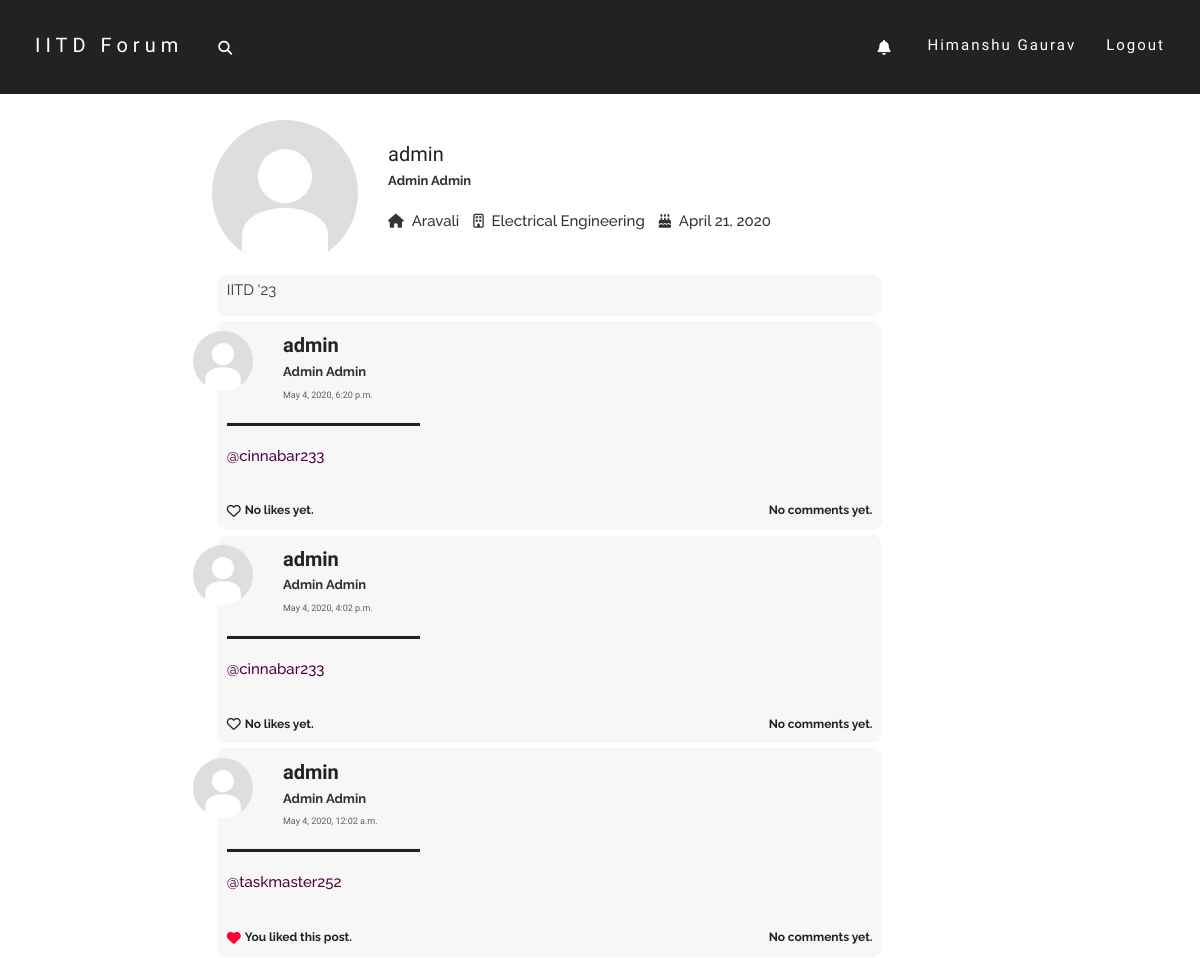
The app's page /users/admin/ (signed in, upper part), older data.
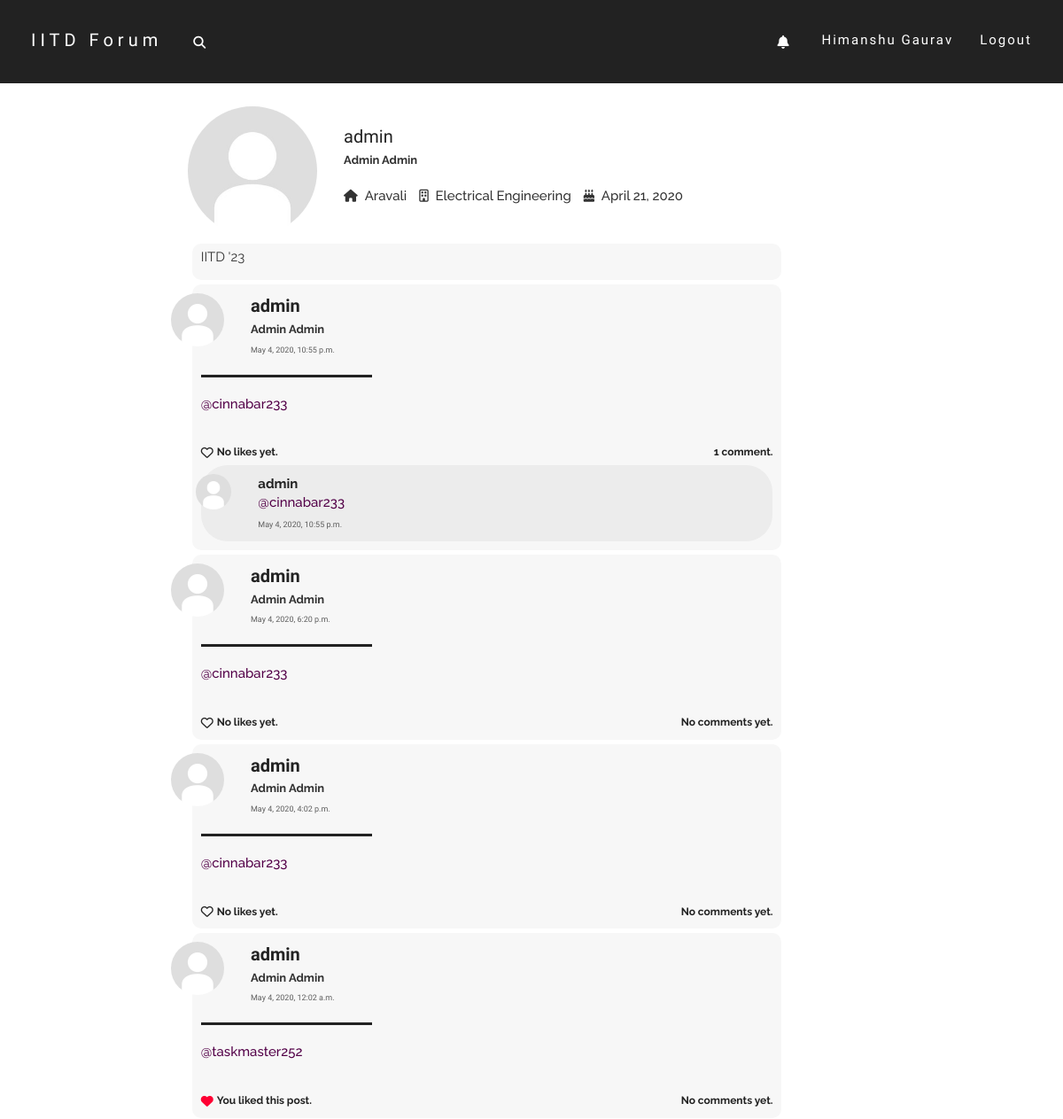
The same page, newer data.
### users/models.py (models this page shows, shortened)
class Profile(models.Model):
    parent_user = models.OneToOneField(User, on_delete=models.CASCADE)
    date_of_birth = models.DateField()
    first_name = models.CharField(max_length=50)
    last_name = models.CharField(max_length=50)
    dept = models.CharField(max_length=100, default="None")
    hostel = models.CharField(max_length=100, default="None")
    image = models.ImageField(default='default.jpg',upload_to='profile-pics')
    bio = models.TextField(default='', max_length=200)
    def full_name(self):
        return self.first_name + ' ' + self.last_name
    def unseen_tag_count(self):
        return self.parent_user.tag_set.filter(seen=False).count()

### post/models.py (models this page shows, shortened)
class Post(models.Model):
    text = models.TextField(max_length = 5000)
    author = models.ForeignKey(User, on_delete = models.CASCADE)
    pub_date = models.DateTimeField(default = timezone.now())

class Comment(models.Model):
    parent_post = models.ForeignKey(Post, on_delete = models.CASCADE)
    text = models.CharField(max_length = 500)
    author = models.ForeignKey(User, on_delete = models.CASCADE)
    pub_date = models.DateTimeField(default = timezone.now())

### users/views.py (the view)
# urls.py: path('<str:u_name>/', views.profile_view, name='profile_view'),
def profile_view(request, u_name):
    try:
        user = User.objects.get(username=u_name)
    except User.DoesNotExist:
        raise Http404("ERROR 404: User does not exist")
    posts = user.post_set.all().order_by('-pub_date')
    return render(request, 'users/profile.html', {'user': user, 'posts':posts, 'title': user.username})

### post/models.py (called while the page is built)
    def tagger_name(self):
        return User.objects.get(id=self.tagger_id).username

    def tagger_image(self):
        return User.objects.get(id=self.tagger_id).profile.image

    def post_author_name(self):
        return Post.objects.get(id=self.post_id).author.username

### users/templates/users/profile.html (shortened to what this page needs)
{% extends "post/base.html" %}
{% load post_filters %}
{% block content %}
    <div class="row">
        <div class="col-md-3 profile-img-div">
            <img class="img-circle img-responsive profile-pic" style="float: left;" width=150 height=150 src="{{ user.profile.image.url }}" alt="default.jpg">
        </div>
        <div class="col-md-9 profile-details-div">
            <br>
            <font class="username-font">
                {{user.username}}
            </font>
            <br>
            <font class="name-font">
                {{user.profile.full_name}}
            </font>
            <br><br>
            <ul class="list-inline">
                <li>
                    <i class="fas fa-home"></i>&nbsp;
                    <font class="details-font">{{user.profile.hostel}}</font>
                </li>
                <li>
                    <i class="far fa-building"></i>&nbsp;
                    <font class="details-font">{{user.profile.dept}}</font>
                </li>
                <li>
                    <i class="fas fa-birthday-cake"></i>&nbsp;
                    <font class="details-font">{{user.profile.date_of_birth}}</font>
                </li>
            </ul>
        </div>
    </div>
    <div class="bio-div">
        <font class="bio-font">
            {% if user.profile.bio %}
                {{user.profile.bio|urlize|linebreaks|tagize|safe}}
            {% else %}
                No bio yet.
            {% endif %}
        </font>
    </div>
    {% for post in posts %}
    <div class="home-post-div"  id="post-{{ post.id }}-div">
        <div class="row">
            <div class="col-md-1">
                <img class="img-circle profile-pic" width=60 height=60 src="{{ post.author.profile.image.url }}" alt="default.jpg">
            </div>
            <div class="col-md-10">
                <font class="username-font">
                    <b>{{post.author.username}}</b>
                </font>
                <br>
                <font class="name-font">
                    {{post.author.profile.full_name}}
                </font>
                <br>
                <a href="{% url 'post:post_view' post.id %}" class="date-font">
                    {{post.pub_date}}
                </a>
            </div>
            <div class="col-md-1 delete-div">
            </div>
        </div>
        <hr class="hr1" align="left">
        <font class="post-content-font">
            {% if post.text|linebreaks|length < 600 %}
                <div class="content-div"> {{post.text|urlize|linebreaks|tagize|safe}} </div>
            {% endif %}
        </font>
        <br>
        <div class="like-wrapper">
            {% if request.user in post.postlike.likers.all %}
                <div class="like-button-wrapper">
                    <i class="fa fa-heart liked like-button" aria-hidden="true" id="like{{ post.id }}" data-catid="{{ post.id }}"></i>
                </div>
                <a href="#" data-toggle="modal" data-target="#like-modal-{{post.id}}" target="_blank">
                    <div class="likes-count like-count-font" id="likes-count{{ post.id }}" data-catid="{{post.postlike.likers.count}}">
                        {% if post.postlike.likers.count == 1 %}
                            You liked this post.
                        {% elif post.postlike.likers.count == 2 %}
                            You and one other liked this post.
                        {% else %}
                            You and {{ post.postlike.likers.count|add:"-1" }} others liked this post.
                        {% endif %}
                    </div>
                </a>
            {% else %}
                <div class="like-button-wrapper">
                    {% if request.user.is_authenticated %}
                        <i class="fa fa-heart-o likes like-button" aria-hidden="true" id="like{{ post.id }}" data-catid="{{ post.id }}"></i>
                    {% else %}
                        <a href="{% url 'login' %}"><i class="fa fa-heart-o likes like-button" aria-hidden="true" id="like{{ post.id }}" data-catid="{{ post.id }}"></i></a>
                    {% endif %}
                </div>
                <a href="#" data-toggle="modal" data-target="#like-modal-{{post.id}}" target="_blank">
                    <div class="likes-count like-count-font" id="likes-count{{ post.id }}" data-catid="{{post.postlike.likers.count}}">
                        {% if post.postlike.likers.count == 0 %}
                            No likes yet.
                        {% elif post.postlike.likers.count == 1 %}
                            One person liked this post.
                        {% else %}
                            {{ post.postlike.likers.count }} people liked this post.
                        {% endif %}
                    </div>
                </a>
            {% endif %}
            <div class="comments-count like-count-font">
                {% if post.comment_set.all|length == 0 %}
                    No comments yet.
                {% elif post.comment_set.all|length == 1 %}
                    1 comment.
                {% else %}
                    {{post.comment_set.all|length}} comments.
                {% endif %}
            </div>
        </div>
        {% for comment in post.comment_set.all|dictsortreversed:"pub_date"|slice:":2" %}
        <div id="comment-{{comment.id}}-div">
            <div class="comment-div">
                <div class="row">
                    <div class="col-md-1">
                        <img class="img-circle profile-pic" width=40 height=40 src="{{ comment.author.profile.image.url }}" alt="default.jpg">
                    </div>
                    <div class="col-md-10 content-div">
                        <a href="{% url 'users:profile_view' comment.author.username %}" class="post-head">
                            <font class="comment-username-font">
                                    <b>{{comment.author.username}}</b>
                                </a>
                                  {{comment.text|urlize|linebreaks|tagize|safe}}
                        <font class="date-font">
                            {{comment.pub_date}}
                        </font>
                    </div>
                    <div class="col-md-1 comment-delete-div">
                    </div>
                </div>
            </div>
        </div>
        {% endfor %}
    </div>
    {% endfor %}
{% endblock content %}

### post/templates/post/base.html (shortened to what this page needs)
{% load static %}
<!DOCTYPE html>
<html lang="en">
    <head>
        <link rel="stylesheet" href="http://maxcdn.bootstrapcdn.com/bootstrap/3.3.6/css/bootstrap.min.css">
        <link rel="stylesheet" href="{% static 'post/style.css' %}">
    </head>
    <body>
        <nav class="navbar navbar navbar-fixed-top nav-top">
            <div class="container-fluid">
            <div class="navbar-header">
                <a class="search-icon" data-toggle="dropdown" class="dropdown-toggle" href="#"><i class="fas fa-search"></i></a>
                <a class="navbar-brand" href="{% url 'home' %}">IITD Forum</a>
            </div>
            <div class="collapse navbar-collapse" id="myNavbar">
                <ul class="nav navbar-nav navbar-right">
                    {% if request.user.is_authenticated %}
                        <li>
                            <a class="notif-icon-link dropdown-toggle" data-toggle="dropdown" href="#" style="background-color: transparent;">
                                {% if request.user.profile.unseen_tag_count %}
                                    <i class="fas fa-bell notif-icon"><span class="notif-count">{{ request.user.profile.unseen_tag_count }}</span></i>
                                {% else %}
                                    <i class="fas fa-bell notif-icon"></i>
                                {% endif %}
                            </a>
                                    </li>
                                </div>
                        <li><a href="{% url 'users:profile_view' request.user.username %}">{{request.user.profile.first_name}}</a></li>
                        <li><a href="{% url 'logout' %}?next=/home">Logout</a></li>
                    {% else %}
                        <li><a href="{% url 'login' %}?next={{ request.path }}">Login</a></li>
                        <li><a href="{% url 'signup' %}">Sign Up</a></li>
                    {% endif %}
            </div>
        </nav>
        <div class="body-content" id="top">
            <div class="row">
            <div class="col-md-2"></div>
            <div class="col-md-7">
                {% block content %}
                {% endblock %}
            </div>
            <div class="col-md-3">
                </div>
            </div>
            </div>
    </body>
</html>

### post/static/post/style.css (style rules this page uses)
html, body { width: auto !important; overflow-x: hidden !important; }
body { position:relative; max-width:100%; }
.nav-top { background-color: #222; border-width: 0px; transition:all 0.4s ease; -webkit-transition:all 0.4s ease; -moz-transition:all 0.4s ease; -o-transition:all 0.4s ease; }
.nav-top .navbar-header { padding: 20px; padding-bottom: 10px; min-width: 20vw; }
.nav-top .navbar-brand { font-family: 'Spartan', sans-serif; font-size:20px; font-weight: 200; letter-spacing:5px; color:#fff; }
.nav-top .search-icon { color:#fff; position: relative; float: right; padding: 9px 10px; margin-top: 8px; margin-right: 15px; margin-bottom: 8px; margin-left:10px; background-color: transparent; }
.nav-top .navbar-collapse { padding: 20px; padding-bottom: 10px; }
.nav-top .navbar-collapse .navbar-right li a { font-family: 'Spartan', sans-serif; font-size:15px; font-weight: 200; letter-spacing:2px; text-align: center; color:#fff; transition: border-bottom 0.5s linear; }
.nav-top .navbar-collapse .navbar-right li a:after { display:block; content: ''; margin-top: 3px; border-bottom: solid 1px #fff; transform: scaleX(0); transition: transform 250ms ease-in-out; }
.notif-icon { display: inline-block !important; position: relative !important; padding: 5px !important; }
.notif-icon-link::after { border: none !important; }
.tag-link { text-align: left !important; }
.tag-link::after { border: none !important; }
.body-content { padding:10px; padding-top: 15vh; }
.home-post-div { margin:5px; background-color: #f7f7f7; padding:10px; border-radius: 10px; }
.comment-div { padding:10px; margin-top:5px; border-radius: 30px; background-color: #ececec; }
.content-div { overflow-wrap:break-word; }
.username-font { font-family: 'Spartan',sans-serif; font-size:20px; color:#222; }
.comment-username-font { font-family: 'Raleway',sans-serif; font-size:15px; color:#222; text-decoration:none; }
.comment-username-font p { margin: 0; }
.name-font { font-family: 'Raleway',sans-serif; font-size:13px; font-weight: 700; color:rgb(49, 49, 49); }
.date-font { font-family: 'Spartan',sans-serif; font-size:9px; font-weight: 500; color:rgb(94, 94, 94); transition:all 0.3s ease; -webkit-transition:all 0.3s ease; -moz-transition:all 0.3s ease; -o-transition:all 0.3s ease; }
.profile-pic { float: right; object-fit: cover; transition:all 0.4s ease; -webkit-transition:all 0.4s ease; -moz-transition:all 0.4s ease; -o-transition:all 0.4s ease; }
.delete-div { padding-top: 5px; }
.post-content-font { font-family: 'Raleway',sans-serif; font-size:15px; color:#222; }
.like-count-font { font-family: 'Raleway',sans-serif; font-size:12px; font-weight: 700; color:#222; }
.like-wrapper { display: flex; }
.likes-count { margin-top: 3px; margin-left: 4px; margin-right: 4px; }
.comments-count { margin-top: 3px; margin-left:auto; margin-right:0; }
.like-button-wrapper { margin-top: 0.5px; }
.likes { color:#222; transition:all 0.4s ease; -webkit-transition:all 0.4s ease; -moz-transition:all 0.4s ease; -o-transition:all 0.4s ease; }
.liked { color:#ff0033; transition:all 0.4s ease; -webkit-transition:all 0.4s ease; -moz-transition:all 0.4s ease; -o-transition:all 0.4s ease; }
.details-font { font-family: 'Raleway', sans-serif; font-size: 15px; font-weight: 500; }
.bio-div { margin:5px; background-color: #f7f7f7; padding:5px 10px; border-radius: 10px; }
.bio-font { font-family: 'Raleway', sans-serif; font-size: 15px; font-weight: 400; }
.hr1 { background-color:#222; width:30%; height:3px; }
.profile-img-div { display:block; min-height: 150px; }
.tag-link { text-decoration: none; font-weight:500; color:rgb(83, 0, 72); }

Row changes from the older to the newer data that the page shows:
added Post: author.profile.image (placeholder picture), author.username "admin", author.profile.full_name "Admin Admin", pub_date "May 4, 2020, 10:55 p.m.", text|tagize "@cinnabar233", shows "No likes yet.", shows "1 comment."
added Comment: author.profile.image (placeholder picture), author.username "admin", text|tagize "@cinnabar233", pub_date "May 4, 2020, 10:55 p.m."
